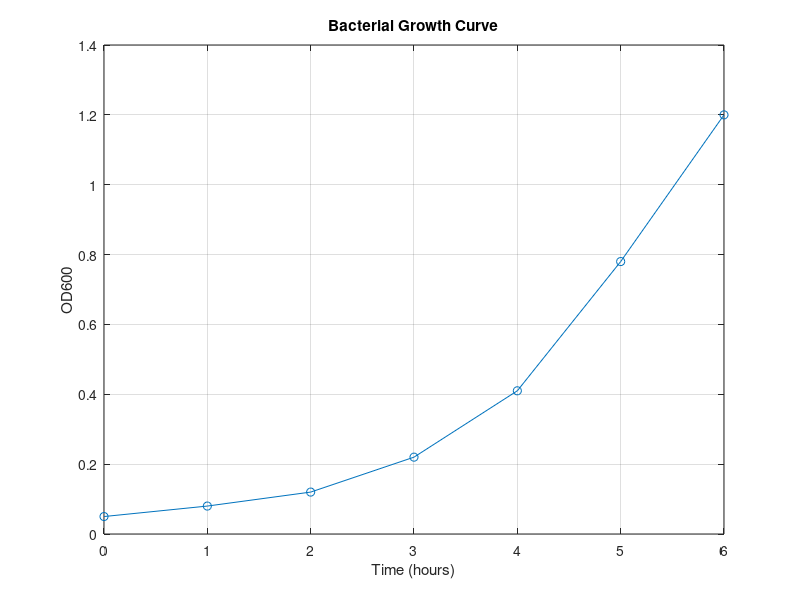

Source code (MATLAB):
clear; % Removes all variables
clc; % Clears the command window
close all; % Closes all windows with figures

% Storing data into variables

time = [0 1 2 3 4 5 6];
od = [0.05 0.08 0.12 0.22 0.41 0.78 1.20];

% Plotting the data

%     x     y  style
%     |     |   |
plot(time, od, '-o')

xlabel('Time (hours)')
ylabel('OD600')
title('Bacterial Growth Curve')
grid on

% Basic stats
averageOD = mean(od);
maximumOD = max(od);

% Printing text
fprintf('Average OD600: %.2f\n', averageOD);
fprintf('Maximum OD600: %.2f\n', maximumOD);

% disp(averageOD);
